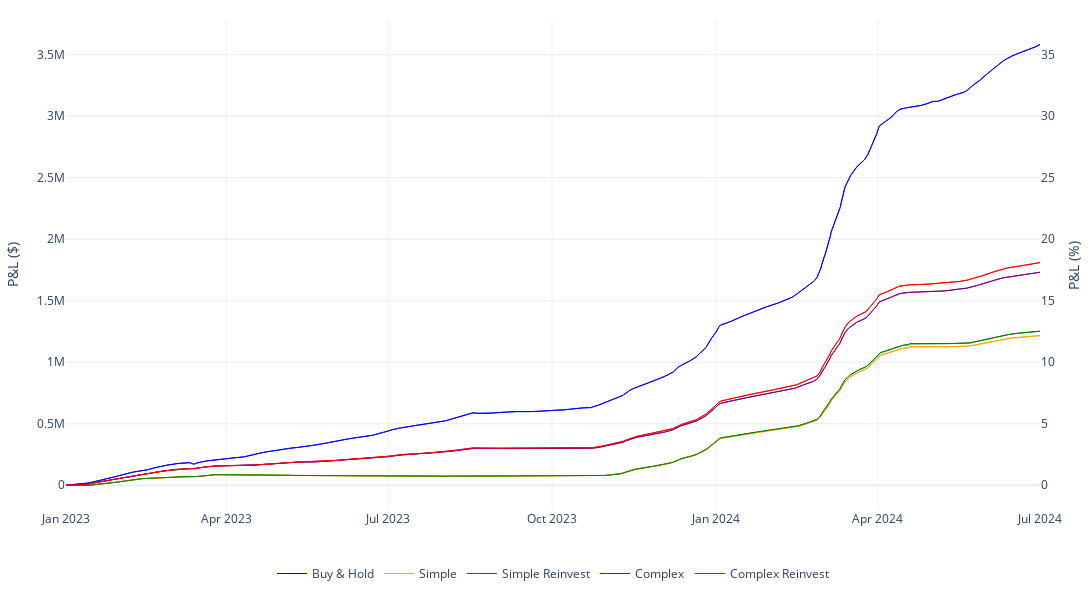

Write notebook code for a chart like this one.
### Code cell
hstr = pd.read_csv(f'./results/hold/collateral_log.csv')
ststr = pd.read_csv(f'./results/simple_threshold/collateral_log.csv')
srstr = pd.read_csv(f'./results/simple_reinvest/collateral_log.csv')
ctstr = pd.read_csv(f'./results/complex_threshold/collateral_log.csv')
crstr = pd.read_csv(f'./results/complex_reinvest/collateral_log.csv')

initial_investment = 10000000

hstr['time'] = pd.to_datetime(hstr['time'])
hstr.set_index('time', inplace=True)

ststr['time'] = pd.to_datetime(ststr['time'])
ststr.set_index('time', inplace=True)

srstr['time'] = pd.to_datetime(srstr['time'])
srstr.set_index('time', inplace=True)

ctstr['time'] = pd.to_datetime(ctstr['time'])
ctstr.set_index('time', inplace=True)

crstr['time'] = pd.to_datetime(crstr['time'])
crstr.set_index('time', inplace=True)

collateral_columns = [
    'binance_btc_collateral', 'binance_eth_collateral', 'binance_liquid_cash',
    'okx_btc_collateral', 'okx_eth_collateral', 'okx_liquid_cash',
    'bybit_btc_collateral', 'bybit_eth_collateral', 'bybit_liquid_cash'
]

funding_columns = ['binance_funding', 'okx_funding', 'bybit_funding']

unrealised_pnl_columns = ['binance_unrealised_pnl', 'okx_unrealised_pnl', 'bybit_unrealised_pnl']

hstr['pnl_basis'] = hstr[collateral_columns].sum(axis=1) - initial_investment
hstr['pnl_funding'] = hstr[funding_columns].sum(axis=1)
hstr['total_pnl'] = hstr['pnl_basis'] + hstr['pnl_funding']

hstr['cumulative_total_pnl_pct'] = (hstr['total_pnl'] / initial_investment) * 100


ststr['pnl_basis'] = ststr[collateral_columns].sum(axis=1) - initial_investment
ststr['pnl_funding'] = ststr[funding_columns].sum(axis=1)
ststr['total_pnl'] = ststr['pnl_basis'] + ststr['pnl_funding']

ststr['cumulative_total_pnl_pct'] = (ststr['total_pnl'] / initial_investment) * 100


srstr['pnl_basis'] = srstr[collateral_columns].sum(axis=1) - initial_investment
srstr['pnl_funding'] = srstr[funding_columns].sum(axis=1)
srstr['total_pnl'] = srstr['pnl_basis'] + srstr['pnl_funding']

srstr['cumulative_total_pnl_pct'] = (srstr['total_pnl'] / initial_investment) * 100


ctstr['pnl_basis'] = ctstr[collateral_columns].sum(axis=1) - initial_investment
ctstr['pnl_funding'] = ctstr[funding_columns].sum(axis=1)
ctstr['total_pnl'] = ctstr['pnl_basis'] + ctstr['pnl_funding']

ctstr['cumulative_total_pnl_pct'] = (ctstr['total_pnl'] / initial_investment) * 100


crstr['pnl_basis'] = crstr[collateral_columns].sum(axis=1) - initial_investment
crstr['pnl_funding'] = crstr[funding_columns].sum(axis=1)
crstr['total_pnl'] = crstr['pnl_basis'] + crstr['pnl_funding']

crstr['cumulative_total_pnl_pct'] = (crstr['total_pnl'] / initial_investment) * 100

fig = go.Figure()

fig.add_trace(go.Scatter(
    x=hstr.index,
    y=hstr['total_pnl'],
    mode='lines',
    name='Buy & Hold',
    line=dict(width=1, color='blue'),
    hovertemplate='Hold P&L: $%{y:.2f}<br>Date: %{x}',
    yaxis='y1'
))

fig.add_trace(go.Scatter(
    x=hstr.index,
    y=hstr['cumulative_total_pnl_pct'],
    mode='lines',
    name='Buy & Hold',
    line=dict(width=1, color='blue'),
    hovertemplate='Hold P&L: %{y:.2f}%<br>Date: %{x}',
    yaxis='y2',
    showlegend=False
))

fig.add_trace(go.Scatter(
    x=ststr.index,
    y=ststr['total_pnl'],
    mode='lines',
    name='Simple',
    line=dict(width=1, color='orange'),
    hovertemplate='Simple Threshold P&L: $%{y:.2f}<br>Date: %{x}',
    yaxis='y1'
))

fig.add_trace(go.Scatter(
    x=ststr.index,
    y=ststr['cumulative_total_pnl_pct'],
    mode='lines',
    name='Simple',
    line=dict(width=1, color='orange'),
    hovertemplate='Simple Threshold P&L: %{y:.2f}%<br>Date: %{x}',
    yaxis='y2',
    showlegend=False
))

fig.add_trace(go.Scatter(
    x=srstr.index,
    y=srstr['total_pnl'],
    mode='lines',
    name='Simple Reinvest',
    line=dict(width=1, color='green'),
    hovertemplate='Simple Reinvest P&L: $%{y:.2f}<br>Date: %{x}',
    yaxis='y1'
))

fig.add_trace(go.Scatter(
    x=srstr.index,
    y=srstr['cumulative_total_pnl_pct'],
    mode='lines',
    name='Simple Reinvest',
    line=dict(width=1, color='green'),
    hovertemplate='Simple Reinvest P&L: %{y:.2f}%<br>Date: %{x}',
    yaxis='y2',
    showlegend=False
))

fig.add_trace(go.Scatter(
    x=ctstr.index,
    y=ctstr['total_pnl'],
    mode='lines',
    name='Complex',
    line=dict(width=1, color='purple'),
    hovertemplate='Complex Threshold P&L: $%{y:.2f}<br>Date: %{x}',
    yaxis='y1'
))

fig.add_trace(go.Scatter(
    x=ctstr.index,
    y=ctstr['cumulative_total_pnl_pct'],
    mode='lines',
    name='Complex',
    line=dict(width=1, color='purple'),
    hovertemplate='Complex Threshold P&L: %{y:.2f}%<br>Date: %{x}',
    yaxis='y2',
    showlegend=False
))

fig.add_trace(go.Scatter(
    x=crstr.index,
    y=crstr['total_pnl'],
    mode='lines',
    name='Complex Reinvest',
    line=dict(width=1, color='red'),
    hovertemplate='Complex Reinvest P&L: $%{y:.2f}<br>Date: %{x}',
    yaxis='y1'
))

fig.add_trace(go.Scatter(
    x=crstr.index,
    y=crstr['cumulative_total_pnl_pct'],
    mode='lines',
    name='Complex Reinvest',
    line=dict(width=1, color='red'),
    hovertemplate='Complex Reinvest P&L: %{y:.2f}%<br>Date: %{x}',
    yaxis='y2',
    showlegend=False
))

fig.update_layout(
    yaxis=dict(title='P&L ($)'),
    yaxis2=dict(title='P&L (%)', overlaying='y', side='right'),
    template='plotly_white',
    hovermode='x unified',
    legend=dict(
        orientation='h',
        x=0.5,
        y=-0.1,
        xanchor='center',
        yanchor='top'
    ),
    width=1600,
    height=600,
    margin=dict(l=50, r=50, t=20, b=50)
)

fig.update_xaxes(
    tickformat='%b %Y',
    tickangle=0,
    showgrid=True,
    zeroline=True,
    showticklabels=True,
    dtick='M3'
)

fig.show()

### Figure 1 — Plotly figure (JSON) as saved in the notebook; plotly's stock layout.template omitted (floating-point values rounded to 4 significant figures; data arrays with more than 128 entries replaced by an {"elided": "..."} marker saying what was removed)
{"data": [{"hovertemplate": "Hold P&L: $%{y:.2f}<br>Date: %{x}", "line": {"color": "blue", "width": 1}, "mode": "lines", "name": "Buy & Hold", "type": "scatter", "x": {"elided": "1642 str values"}, "y": {"elided": "1642 float values"}, "yaxis": "y"}, {"hovertemplate": "Hold P&L: %{y:.2f}%<br>Date: %{x}", "line": {"color": "blue", "width": 1}, "mode": "lines", "name": "Buy & Hold", "showlegend": false, "type": "scatter", "x": {"elided": "1642 str values"}, "y": {"elided": "1642 float values"}, "yaxis": "y2"}, {"hovertemplate": "Simple Threshold P&L: $%{y:.2f}<br>Date: %{x}", "line": {"color": "orange", "width": 1}, "mode": "lines", "name": "Simple", "type": "scatter", "x": {"elided": "1642 str values"}, "y": {"elided": "1642 float values"}, "yaxis": "y"}, {"hovertemplate": "Simple Threshold P&L: %{y:.2f}%<br>Date: %{x}", "line": {"color": "orange", "width": 1}, "mode": "lines", "name": "Simple", "showlegend": false, "type": "scatter", "x": {"elided": "1642 str values"}, "y": {"elided": "1642 float values"}, "yaxis": "y2"}, {"hovertemplate": "Simple Reinvest P&L: $%{y:.2f}<br>Date: %{x}", "line": {"color": "green", "width": 1}, "mode": "lines", "name": "Simple Reinvest", "type": "scatter", "x": {"elided": "1642 str values"}, "y": {"elided": "1642 float values"}, "yaxis": "y"}, {"hovertemplate": "Simple Reinvest P&L: %{y:.2f}%<br>Date: %{x}", "line": {"color": "green", "width": 1}, "mode": "lines", "name": "Simple Reinvest", "showlegend": false, "type": "scatter", "x": {"elided": "1642 str values"}, "y": {"elided": "1642 float values"}, "yaxis": "y2"}, {"hovertemplate": "Complex Threshold P&L: $%{y:.2f}<br>Date: %{x}", "line": {"color": "purple", "width": 1}, "mode": "lines", "name": "Complex", "type": "scatter", "x": {"elided": "1642 str values"}, "y": {"elided": "1642 float values"}, "yaxis": "y"}, {"hovertemplate": "Complex Threshold P&L: %{y:.2f}%<br>Date: %{x}", "line": {"color": "purple", "width": 1}, "mode": "lines", "name": "Complex", "showlegend": false, "type": "scatter", "x": {"elided": "1642 str values"}, "y": {"elided": "1642 float values"}, "yaxis": "y2"}, {"hovertemplate": "Complex Reinvest P&L: $%{y:.2f}<br>Date: %{x}", "line": {"color": "red", "width": 1}, "mode": "lines", "name": "Complex Reinvest", "type": "scatter", "x": {"elided": "1642 str values"}, "y": {"elided": "1642 float values"}, "yaxis": "y"}, {"hovertemplate": "Complex Reinvest P&L: %{y:.2f}%<br>Date: %{x}", "line": {"color": "red", "width": 1}, "mode": "lines", "name": "Complex Reinvest", "showlegend": false, "type": "scatter", "x": {"elided": "1642 str values"}, "y": {"elided": "1642 float values"}, "yaxis": "y2"}], "layout": {"height": 600, "hovermode": "x unified", "legend": {"orientation": "h", "x": 0.5, "xanchor": "center", "y": -0.1, "yanchor": "top"}, "margin": {"b": 50, "l": 50, "r": 50, "t": 20}, "width": 1600, "xaxis": {"dtick": "M3", "showgrid": true, "showticklabels": true, "tickangle": 0, "tickformat": "%b %Y", "zeroline": true}, "yaxis": {"title": {"text": "P&L ($)"}}, "yaxis2": {"overlaying": "y", "side": "right", "title": {"text": "P&L (%)"}}}}
